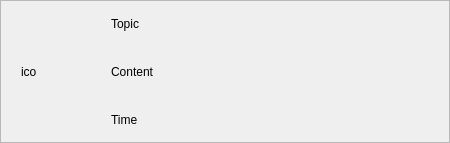
<?xml version="1.0" encoding="UTF-8"?>
<ui version="4.0">
 <class>Form</class>
 <widget class="QWidget" name="Form">
  <property name="geometry">
   <rect>
    <x>0</x>
    <y>0</y>
    <width>450</width>
    <height>143</height>
   </rect>
  </property>
  <property name="windowTitle">
   <string>Form</string>
  </property>
  <layout class="QGridLayout" name="gridLayout">
   <property name="leftMargin">
    <number>0</number>
   </property>
   <property name="topMargin">
    <number>0</number>
   </property>
   <property name="rightMargin">
    <number>0</number>
   </property>
   <property name="bottomMargin">
    <number>0</number>
   </property>
   <property name="spacing">
    <number>0</number>
   </property>
   <item row="0" column="0">
    <widget class="QFrame" name="frame">
     <property name="frameShape">
      <enum>QFrame::StyledPanel</enum>
     </property>
     <property name="frameShadow">
      <enum>QFrame::Raised</enum>
     </property>
     <layout class="QGridLayout" name="gridLayout_2">
      <property name="leftMargin">
       <number>20</number>
      </property>
      <property name="topMargin">
       <number>0</number>
      </property>
      <property name="rightMargin">
       <number>0</number>
      </property>
      <property name="bottomMargin">
       <number>0</number>
      </property>
      <property name="horizontalSpacing">
       <number>40</number>
      </property>
      <property name="verticalSpacing">
       <number>0</number>
      </property>
      <item row="0" column="1">
       <widget class="QLabel" name="label_2">
        <property name="text">
         <string>Topic</string>
        </property>
       </widget>
      </item>
      <item row="1" column="0">
       <widget class="QLabel" name="label">
        <property name="minimumSize">
         <size>
          <width>50</width>
          <height>50</height>
         </size>
        </property>
        <property name="maximumSize">
         <size>
          <width>50</width>
          <height>50</height>
         </size>
        </property>
        <property name="text">
         <string>ico</string>
        </property>
       </widget>
      </item>
      <item row="1" column="1">
       <widget class="QLabel" name="labelTextCont">
        <property name="text">
         <string>Content</string>
        </property>
       </widget>
      </item>
      <item row="2" column="1">
       <widget class="QLabel" name="labelTimeNot">
        <property name="text">
         <string>Time</string>
        </property>
       </widget>
      </item>
     </layout>
    </widget>
   </item>
  </layout>
 </widget>
 <resources/>
 <connections/>
</ui>
